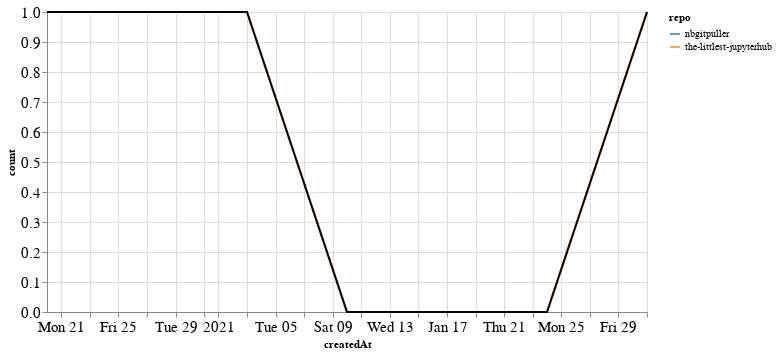

Notebook cell for this chart:
### Markdown cell above
### Comments

### Code cell
comments_time = comments.groupby('repo').resample('W', on='createdAt').count()['author'].reset_index()
comments_time = comments_time.rename(columns={'author': 'count'})
comments_time_total = comments_time.groupby('createdAt').agg({"count": "sum"}).reset_index()
ch1 = alt.Chart(comments_time, width=600).mark_line().encode(
    x='createdAt',
    y='count',
    color='repo',
    tooltip="repo"
)

ch2 = alt.Chart(comments_time_total, width=600).mark_line(color="black").encode(
    x='createdAt',
    y='count',
)

ch1 + ch2

### Figure 1 — Vega-Lite specification as saved in the notebook (floating-point values rounded to 4 significant figures)
{"config": {"axisLeft": {"labelFontSize": 15}, "axisBottom": {"labelFontSize": 15}}, "layer": [{"data": {"name": "data-e6481cbc8f45a57baf768616ef86af59"}, "mark": "line", "encoding": {"color": {"type": "nominal", "field": "repo"}, "tooltip": {"type": "nominal", "field": "repo"}, "x": {"type": "temporal", "field": "createdAt"}, "y": {"type": "quantitative", "field": "count"}}, "width": 600}, {"data": {"name": "data-d4692698f7eaeeab0a1dc22c07a04837"}, "mark": {"type": "line", "color": "black"}, "encoding": {"x": {"type": "temporal", "field": "createdAt"}, "y": {"type": "quantitative", "field": "count"}}, "width": 600}], "$schema": "https://vega.github.io/schema/vega-lite/v4.8.1.json", "datasets": {"data-e6481cbc8f45a57baf768616ef86af59": [{"repo": "nbgitpuller", "createdAt": "2020-12-20T00:00:00", "count": 1}, {"repo": "the-littlest-jupyterhub", "createdAt": "2020-12-27T00:00:00", "count": 1}, {"repo": "the-littlest-jupyterhub", "createdAt": "2021-01-03T00:00:00", "count": 1}, {"repo": "the-littlest-jupyterhub", "createdAt": "2021-01-10T00:00:00", "count": 0}, {"repo": "the-littlest-jupyterhub", "createdAt": "2021-01-17T00:00:00", "count": 0}, {"repo": "the-littlest-jupyterhub", "createdAt": "2021-01-24T00:00:00", "count": 0}, {"repo": "the-littlest-jupyterhub", "createdAt": "2021-01-31T00:00:00", "count": 1}], "data-d4692698f7eaeeab0a1dc22c07a04837": [{"createdAt": "2020-12-20T00:00:00", "count": 1}, {"createdAt": "2020-12-27T00:00:00", "count": 1}, {"createdAt": "2021-01-03T00:00:00", "count": 1}, {"createdAt": "2021-01-10T00:00:00", "count": 0}, {"createdAt": "2021-01-17T00:00:00", "count": 0}, {"createdAt": "2021-01-24T00:00:00", "count": 0}, {"createdAt": "2021-01-31T00:00:00", "count": 1}]}}
